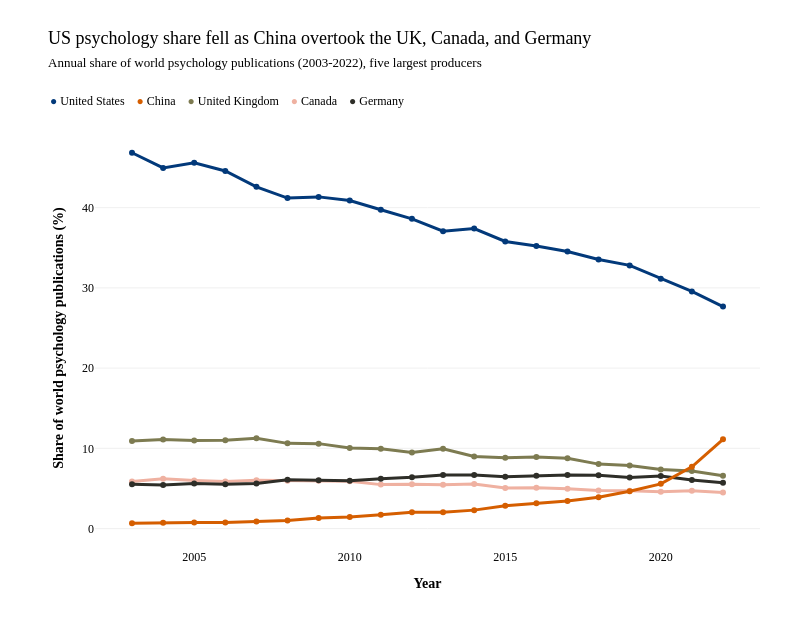

The notebook cell saved with this chart:
### Markdown cell above
## Change over time

### Code cell
panel_cy = merged_data.groupby(['iso_alpha', 'Country', 'Year'], as_index=False)['Publications'].sum()

world_by_year = panel_cy.groupby('Year')['Publications'].sum()
panel_cy = panel_cy.merge(world_by_year.rename('world_total'), left_on='Year', right_index=True)
panel_cy['share_of_world'] = panel_cy['Publications'] / panel_cy['world_total']

trend_countries = {"USA":"United States", "GBR":"United Kingdom", "CAN":"Canada", "DEU":"Germany", "CHN":"China"}
trend_colors = {"United States": LEAD, 
                "China": ALT, 
                "United Kingdom": UK_C,
                "Canada": CA_C, 
                "Germany": DE_C}
legend_order = ["United States", "China", "United Kingdom", "Canada", "Germany"]

trend_fig = go.Figure()

for iso, name in trend_countries.items():
    sub = panel_cy[panel_cy['iso_alpha'] == iso].sort_values('Year')
    trend_fig.add_trace(go.Scatter(
        x=sub['Year'].tolist(), y=(sub['share_of_world'] * 100).round(4).tolist(),
        mode="lines+markers", name=name, showlegend=False,
        line=dict(color=trend_colors[name], width=3),
        marker=dict(size=6, color=trend_colors[name]),
        hovertemplate=f"<b>{name}</b><br>Year: %{{x}}<br>Share: %{{y:.2f}}%<extra></extra>",
    ))

trend_fig.update_xaxes(title="<b>Year</b>", showgrid=False, zeroline=False, automargin=False,
                       tickfont=dict(family=SANS, size=12))
trend_fig.update_yaxes(title="<b>Share of world psychology publications (%)</b>", showgrid=True,
                       gridcolor=GRID, zeroline=False, automargin=False,
                       tickfont=dict(family=SANS, size=12))

trend_fig.update_layout(
    autosize=True, paper_bgcolor=BG, plot_bgcolor=BG,
    font=dict(family=SANS, size=12, color="black"),
    hoverlabel=HOVER,
    margin=dict(t=20, b=70, l=52, r=20),
)

titled(trend_fig,
       "US psychology share fell as China overtook the UK, Canada, and Germany",
       "Annual share of world psychology publications (2003-2022), five largest producers",
       legend=[(name, trend_colors[name]) for name in legend_order],
       png="global_share_overtime.png", height=618, margin=dict(t=128, b=70, l=95, r=40), title_top=44)

### Figure 1 — Plotly figure (JSON) as saved in the notebook; plotly's stock layout.template omitted (floating-point values rounded to 4 significant figures)
{"data": [{"hovertemplate": "<b>United States</b><br>Year: %{x}<br>Share: %{y:.2f}%<extra></extra>", "line": {"color": "#02397a", "width": 3}, "marker": {"color": "#02397a", "size": 6}, "mode": "lines+markers", "name": "United States", "showlegend": false, "type": "scatter", "x": [2003, 2004, 2005, 2006, 2007, 2008, 2009, 2010, 2011, 2012, 2013, 2014, 2015, 2016, 2017, 2018, 2019, 2020, 2021, 2022], "y": [46.84, 44.95, 45.59, 44.57, 42.59, 41.19, 41.34, 40.89, 39.74, 38.6, 37.06, 37.39, 35.78, 35.22, 34.52, 33.53, 32.8, 31.13, 29.56, 27.67]}, {"hovertemplate": "<b>United Kingdom</b><br>Year: %{x}<br>Share: %{y:.2f}%<extra></extra>", "line": {"color": "#7d7b51", "width": 3}, "marker": {"color": "#7d7b51", "size": 6}, "mode": "lines+markers", "name": "United Kingdom", "showlegend": false, "type": "scatter", "x": [2003, 2004, 2005, 2006, 2007, 2008, 2009, 2010, 2011, 2012, 2013, 2014, 2015, 2016, 2017, 2018, 2019, 2020, 2021, 2022], "y": [10.91, 11.11, 10.99, 11.01, 11.25, 10.62, 10.59, 10.04, 9.942, 9.489, 9.955, 8.985, 8.831, 8.931, 8.76, 8.034, 7.857, 7.364, 7.163, 6.573]}, {"hovertemplate": "<b>Canada</b><br>Year: %{x}<br>Share: %{y:.2f}%<extra></extra>", "line": {"color": "#efb1a1", "width": 3}, "marker": {"color": "#efb1a1", "size": 6}, "mode": "lines+markers", "name": "Canada", "showlegend": false, "type": "scatter", "x": [2003, 2004, 2005, 2006, 2007, 2008, 2009, 2010, 2011, 2012, 2013, 2014, 2015, 2016, 2017, 2018, 2019, 2020, 2021, 2022], "y": [5.881, 6.204, 6.004, 5.872, 6.022, 5.963, 5.974, 5.884, 5.478, 5.525, 5.47, 5.547, 5.054, 5.095, 4.952, 4.741, 4.71, 4.592, 4.725, 4.481]}, {"hovertemplate": "<b>Germany</b><br>Year: %{x}<br>Share: %{y:.2f}%<extra></extra>", "line": {"color": "#2e2e28", "width": 3}, "marker": {"color": "#2e2e28", "size": 6}, "mode": "lines+markers", "name": "Germany", "showlegend": false, "type": "scatter", "x": [2003, 2004, 2005, 2006, 2007, 2008, 2009, 2010, 2011, 2012, 2013, 2014, 2015, 2016, 2017, 2018, 2019, 2020, 2021, 2022], "y": [5.532, 5.432, 5.603, 5.53, 5.617, 6.073, 6.022, 5.962, 6.223, 6.383, 6.686, 6.669, 6.469, 6.569, 6.675, 6.64, 6.361, 6.549, 6.054, 5.703]}, {"hovertemplate": "<b>China</b><br>Year: %{x}<br>Share: %{y:.2f}%<extra></extra>", "line": {"color": "#D55E00", "width": 3}, "marker": {"color": "#D55E00", "size": 6}, "mode": "lines+markers", "name": "China", "showlegend": false, "type": "scatter", "x": [2003, 2004, 2005, 2006, 2007, 2008, 2009, 2010, 2011, 2012, 2013, 2014, 2015, 2016, 2017, 2018, 2019, 2020, 2021, 2022], "y": [0.664, 0.7338, 0.7492, 0.7709, 0.8842, 1.005, 1.312, 1.45, 1.714, 2.04, 2.02, 2.299, 2.841, 3.156, 3.446, 3.908, 4.662, 5.572, 7.698, 11.12]}], "layout": {"annotations": [{"font": {"color": "black", "family": "Libre Franklin", "size": 12}, "showarrow": false, "text": "<span style='color:#02397a'>●</span> United States&nbsp;&nbsp;&nbsp;&nbsp;<span style='color:#D55E00'>●</span> China&nbsp;&nbsp;&nbsp;&nbsp;<span style='color:#7d7b51'>●</span> United Kingdom&nbsp;&nbsp;&nbsp;&nbsp;<span style='color:#efb1a1'>●</span> Canada&nbsp;&nbsp;&nbsp;&nbsp;<span style='color:#2e2e28'>●</span> Germany", "x": -0.07068, "xanchor": "left", "xref": "paper", "y": 1.086, "yref": "paper"}], "autosize": false, "font": {"color": "black", "family": "Libre Franklin", "size": 12}, "height": 618, "hoverlabel": {"bgcolor": "white", "bordercolor": "rgba(0, 0, 0, 0.1)", "font": {"color": "black", "family": "Libre Franklin", "size": 12}}, "margin": {"b": 70, "l": 95, "r": 40, "t": 128}, "paper_bgcolor": "white", "plot_bgcolor": "white", "title": {"font": {"color": "black", "family": "Libre Baskerville", "size": 18}, "text": "US psychology share fell as China overtook the UK, Canada, and Germany<br><span style='font-family:Libre Franklin;font-size:13px'>Annual share of world psychology publications (2003-2022), five largest producers</span>", "x": 0.06, "xanchor": "left", "xref": "container", "y": 0.9288, "yanchor": "top"}, "width": 800, "xaxis": {"automargin": false, "showgrid": false, "tickfont": {"family": "Libre Franklin", "size": 12}, "title": {"text": "<b>Year</b>"}, "zeroline": false}, "yaxis": {"automargin": false, "gridcolor": "#F0F0F0", "showgrid": true, "tickfont": {"family": "Libre Franklin", "size": 12}, "title": {"text": "<b>Share of world psychology publications (%)</b>"}, "zeroline": false}}}
